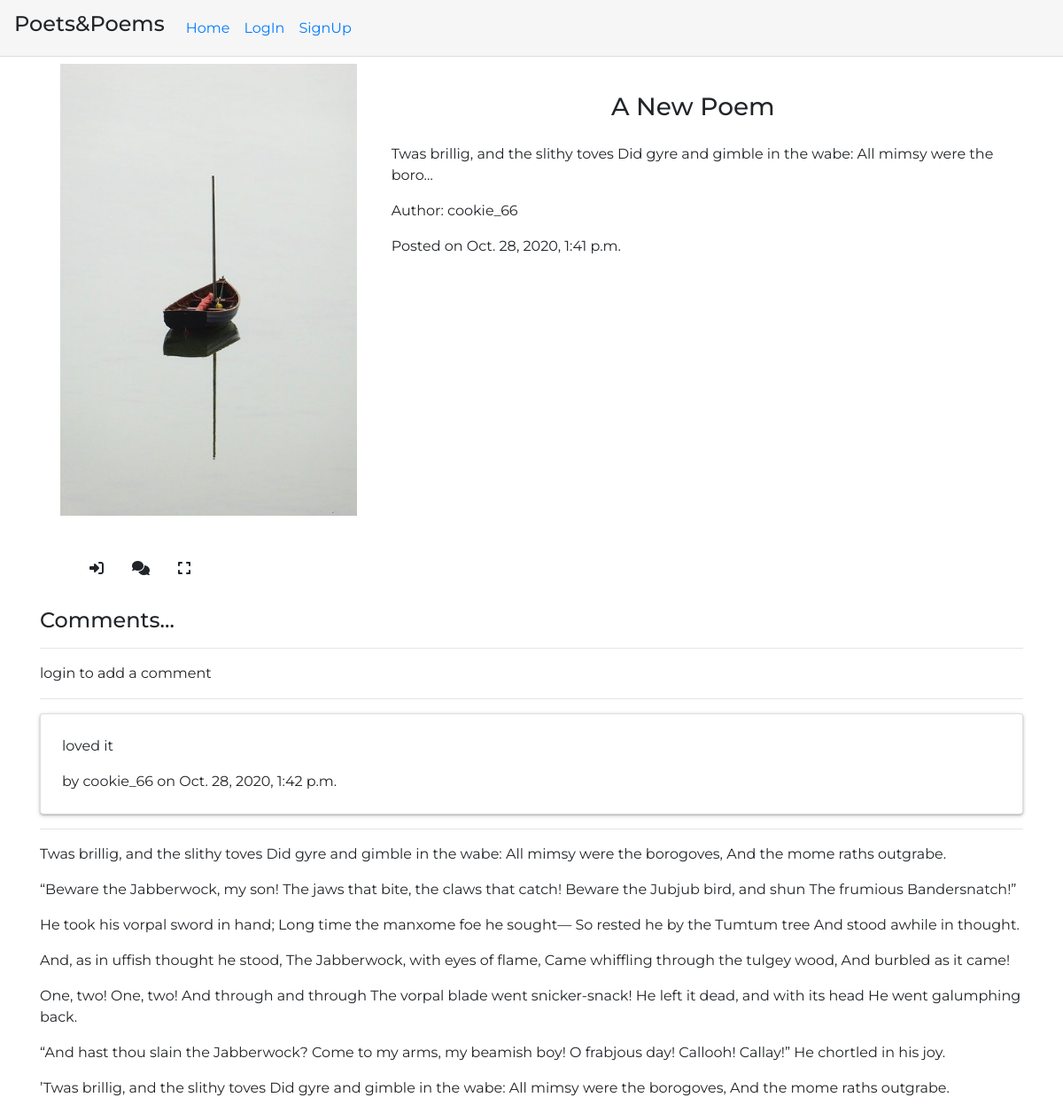
Before: /poem/53 with the older database file.
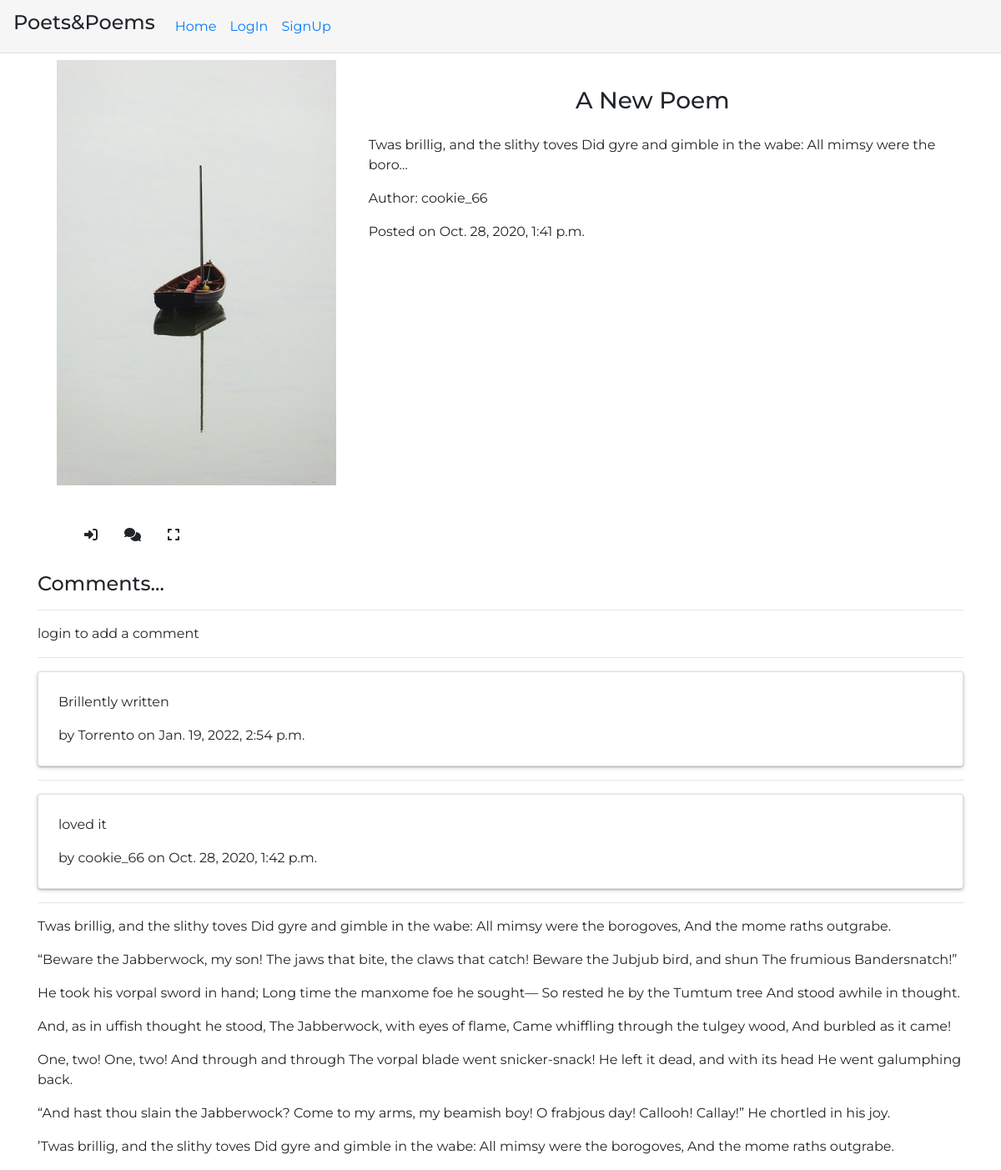
After: the same page with the newer database file.
### poems/models.py (models this page shows)
class Poem(models.Model):
    user = models.ForeignKey(User,on_delete=models.CASCADE,related_name='poems')
    title = models.CharField(blank=True,default='The Untitled Poem',max_length=30)
    discription = models.TextField(blank=True)
    content = models.TextField()
    cover_image =  models.ImageField(upload_to='images/',default='images/stock.jpg')
    published = models.BooleanField(default=False)
    created_on =  models.DateTimeField(auto_now_add=True)

class User(AbstractUser):
    pass

class Comment(models.Model):
    user = models.ForeignKey(User,on_delete=models.CASCADE,related_name='comment')
    poem = models.ForeignKey(Poem,on_delete=models.CASCADE,related_name='comments')
    content = models.TextField(blank=False)
    commented_on =  models.DateTimeField(auto_now_add=True)

### poems/views.py (the view)
# urls.py: path("poem/<int:pk>",views.poem_view,name="poem_view"),
def poem_view(request,pk):
    if request.method == 'PUT':
        data = json.loads(request.body)
        handle_json_request(request,data)
    try:
        poem =  Poem.objects.get(pk=pk)
        content = markdowner.convert(poem.content)
    except Poem.DoesNotExist:
        return HttpResponseRedirect(reverse("index"))
    user_logged = True
    library = False
    try:
        user = User.objects.get(pk= request.user.pk)
    except User.DoesNotExist:
        user_logged = False
    if user_logged:
        for each in user.library.all():
            if each.poem.pk == pk:
                library = True
                break
    comments = Comment.objects.all().filter(poem=poem).order_by('-commented_on')[:10]
    return render(request,'poems/poem_view.html',{'poem':poem,'content':content,'comments':comments,'user_logged':user_logged,'library':library})

### poems/templates/poems/poem_view.html (shortened to what this page needs)
{% extends "poems/layout.html" %}
{% block body %}
    <div class="container">
        <div class="row m-2" id="header">
            <div class="col-lg-4 col-sm-12 login-quote">
                <img src="{{poem.cover_image.url}}" class="image">
            </div>
            <div class="col-lg-8 col-sm-12 TitleWrapper">
               <h3 class="py-2 text-sm-center text-capitalize">{{poem.title}}</h3>
               <div class="about py-2">{{poem.discription |safe|truncatechars:100 }}</div>
               <div class="name py-2">Author: {{poem.user.username}}</div>
               <div class='created-on py-2'>Posted on {{ poem.created_on}}</div>
            </div>
        </div>
        <div class="row poem-body" id='body'>
            <div class='col-lg-12'>
                <div >
                    <ul class="tool-items">
                        {% if user_logged %}
                            {% if library %}
                                <li id='n_ur'><i class="fas fa-book-reader"></i></li>
                            {% else %}
                                <li id='i_ur'><i class="fas fa-book-open"></i></li>
                            {% endif %}
                        {% else %}
                            <li id='d_ur'><i class="fas fa-sign-in-alt"></i></li>
                        {% endif %}
                        <li id='comment-toggle'><i class="fas fa-comments"></i></li>
                        <li id='full-screen'><i class="fas fa-expand"></i></li>
                    </ul>
                </div>
            </div>
            <div id='comment-box' class='col-lg-12 comments-pannel'>
                <h4>Comments...</h4>
                <hr>
                {% if user.is_authenticated %}
                    <div class="card">
                        <div class="card-body">
                            <textarea style="width: 100%;" id='comment-box-text-area'></textarea>
                            <input type='submit' class="btn btn-outline-dark" value="comment!" id='comment-box-button'>
                        </div>
                    </div>
                {% else %}
                    <div>login to add a comment</div>
                {% endif %}
                <hr>
                <div>
                {% for i in comments %}
                    <div class="card">
                        <div class="card-body">
                        <p>{{i.content}}</p>
                        by {{i.user.username}} on {{i.commented_on}}
                        </div>
                    </div>
                    <hr>
                {% empty %}
                    <div id='comment-empty'>
                        No comments yet ...
                    </div>
                {% endfor %}
                </div>
            </div>
            <div class="col-lg-12">
                {{content |safe}}
            </div>
        </div>
    </div>
{% endblock %}

### poems/templates/poems/layout.html (shortened to what this page needs)
{% load static %}
<!DOCTYPE html>
<html lang="en">
    <head>
        <link rel="stylesheet" href="https://stackpath.bootstrapcdn.com/bootstrap/4.5.2/css/bootstrap.min.css">
        <link href="{% static 'poems/styles.css' %}" rel="stylesheet">
    <body>
        <nav class="navbar navbar-expand-lg">
            <div class="navbar-brand custom-logo">
                <h4>Poets&Poems</h4>
            </div>
            <div class="collapse navbar-collapse" id="navbarSupportedContent">
            <ul class="navbar-nav">
                <li class="nav-item"><a class="nav-link" href="{% url 'index' %}">Home</a></li>
                {% if user.is_authenticated %}
                    <li class="nav-item"><a class="nav-link" href="{% url 'profile' user.pk %}">You</a></li>
                    <li class="nav-item" ><a class="nav-link" href="{% url 'create' %}">Create</a></li>
                    <li class="nav-item"><a  class="nav-link"href="{% url 'library_view' %}">Libary</a></li>
                    <li class="nav-item"><a class="nav-link" href="{% url 'logout' %}">LogOut</a></li>
                {% else %}
                    <li class="nav-item"><a class="nav-link" href="{% url 'login' %}">LogIn</a></li>
                    <li class="nav-item"><a class="nav-link"  href="{% url 'register' %}">SignUp</a></li>
                {% endif %}
            </ul>
            </div>
        </nav>
        {% block body %}
        {% endblock %}
    </body>

### poems/static/poems/styles.css (style rules this page uses)
nav { font-family: 'Montserrat', sans-serif; border-bottom: 1px solid #ddd; padding: 0.5em; height: 8vh; background-color: #F6F6F6; }
.login-quote { padding-bottom: 1.5rem; }
.card { box-shadow: 0 1px 2px 0 rgba(0, 0, 0, 0.2), 0 1.5px 5px 0 rgba(0, 0, 0, 0.19); }
.card-body { padding: 1.5rem; }
body { font-family: 'Montserrat', sans-serif; }
.image { width: 100%; height: auto; }
.TitleWrapper { padding: 1.5rem; }
.tool-items { display: flex; }
.tool-items li { list-style: none; margin: 1rem; }

Changed rows visible on the page:
added Comment: content "Brillently written", user.username "Torrento", commented_on "Jan. 19, 2022, 2:54 p.m."
